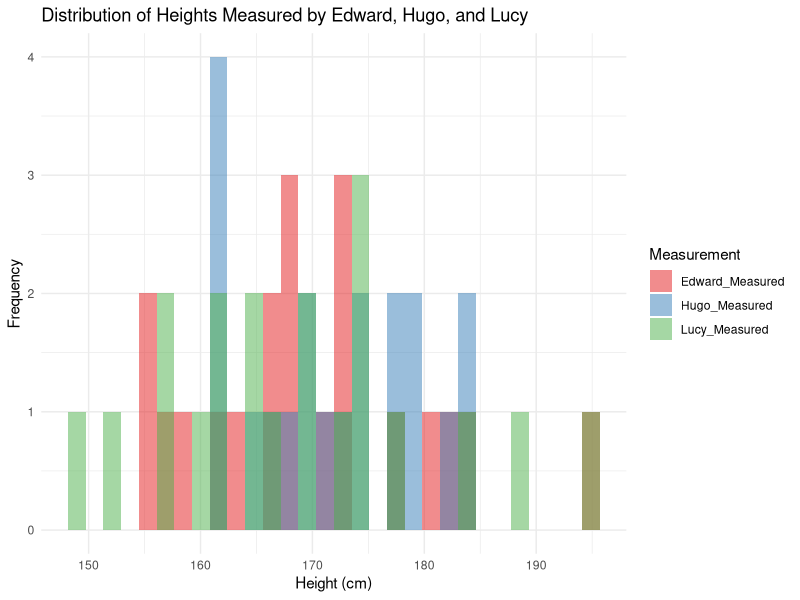

This figure's R source:
##Question 2##

# Loading the necessary library
install.packages("dplyr")
library(dplyr)

# Setting the number of friends and the seed for reproducibility
num_friends <- 20
set.seed(0)

# Generating independent true heights for each person's measurements
edward_true_heights <- rnorm(num_friends, 170, 10)
hugo_true_heights <- rnorm(num_friends, 170, 10)
lucy_true_heights <- rnorm(num_friends, 170, 10)

# Edward, Hugo, and Lucy's measurements with respective error distributions
edward_measurements <- edward_true_heights + rnorm(num_friends, 0, 2)
hugo_measurements <- hugo_true_heights + rnorm(num_friends, 0, 3)
lucy_measurements <- lucy_true_heights + rnorm(num_friends, 0, 1.5)

# Creating a data frame for the independent scenario
independent_data <- data.frame(
  Edward_True_Height = edward_true_heights,
  Edward_Measured = edward_measurements,
  Hugo_True_Height = hugo_true_heights,
  Hugo_Measured = hugo_measurements,
  Lucy_True_Height = lucy_true_heights,
  Lucy_Measured = lucy_measurements
)

# Performing three statistical tests
# Test 1: T-test comparing Edward's true heights and his measurements
ttest_edward <- t.test(independent_data$Edward_True_Height, independent_data$Edward_Measured, paired = TRUE)

# Test 2: T-test comparing Hugo's true heights and his measurements
ttest_hugo <- t.test(independent_data$Hugo_True_Height, independent_data$Hugo_Measured, paired = TRUE)

# Test 3: T-test comparing Lucy's true heights and her measurements
ttest_lucy <- t.test(independent_data$Lucy_True_Height, independent_data$Lucy_Measured, paired = TRUE)

# Outputting the independent data and test results
print(independent_data)

# Compiling and displaying test results
test_results <- data.frame(
  Test = c("Edward", "Hugo", "Lucy"),
  T_Statistic = c(ttest_edward$statistic, ttest_hugo$statistic, ttest_lucy$statistic),
  P_Value = c(ttest_edward$p.value, ttest_hugo$p.value, ttest_lucy$p.value)
)

print(test_results)


##Question 4##

install.packages("ggplot2")
install.packages("reshape2")

library(ggplot2)
library(reshape2)

# Assuming 'independent_data' is the DataFrame created in the previous R code
# Convert it to long format for easier plotting with ggplot2
long_data <- melt(independent_data, id.vars = c("Edward_True_Height", "Hugo_True_Height", "Lucy_True_Height"), 
                  variable.name = "Measurement", value.name = "Height")

# Plotting
ggplot(long_data, aes(x = Height, fill = Measurement)) +
  geom_histogram(position = "identity", alpha = 0.5, bins = 30) +
  labs(title = "Distribution of Heights Measured by Edward, Hugo, and Lucy",
       x = "Height (cm)", y = "Frequency") +
  theme_minimal() +
  scale_fill_brewer(palette = "Set1")
